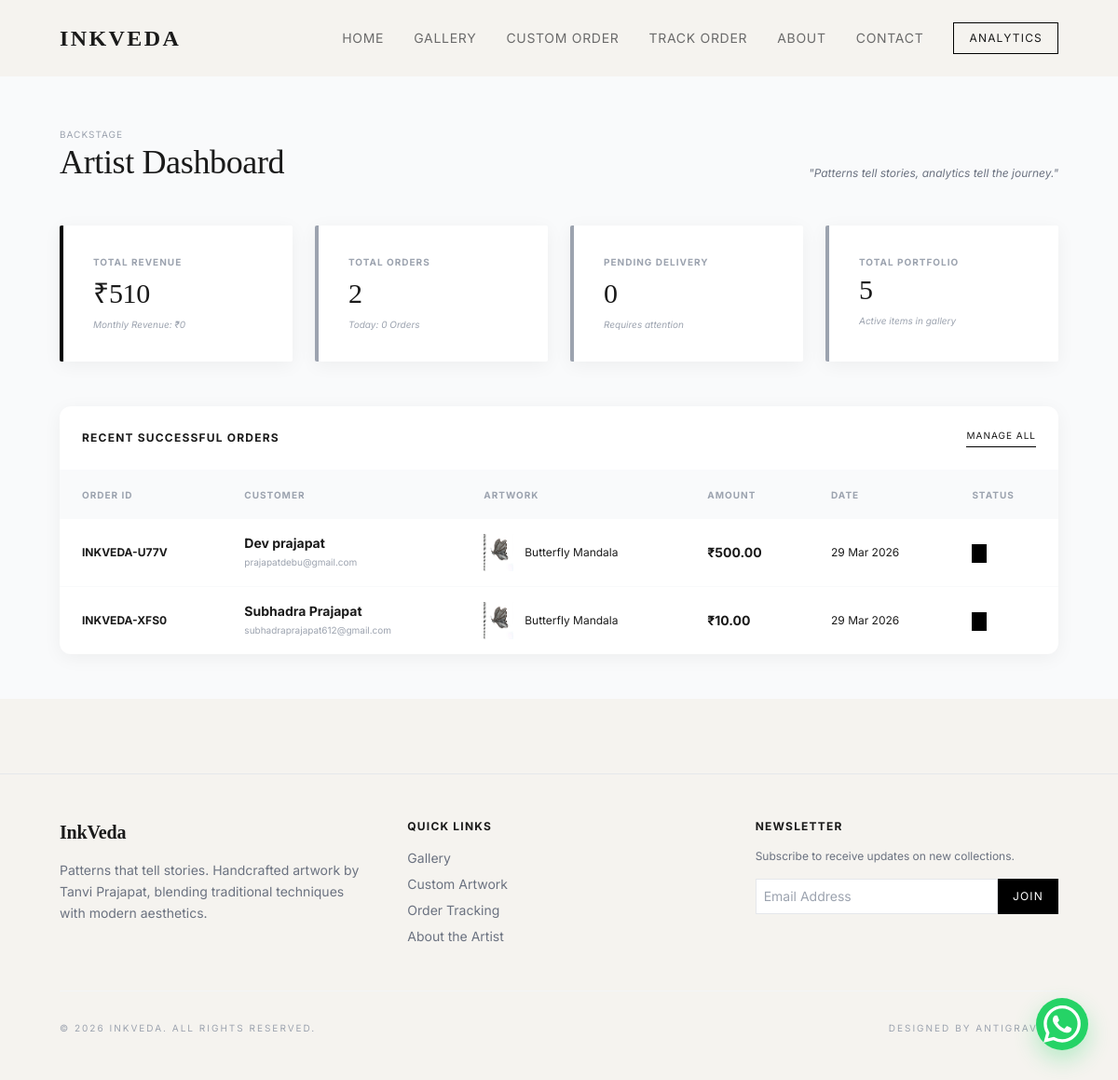
The app's page /admin-analytics/ (signed in) with its own data.
### artworks/models.py (models this page shows, shortened)
class Order(models.Model):
    PAYMENT_METHOD_CHOICES = [
        ('UPI', 'UPI'),
        ('Razorpay', 'Razorpay'),
    ]
    PAYMENT_STATUS_CHOICES = [
        ('Pending', 'Pending Verification'),
        ('Paid', 'Paid'),
        ('Failed', 'Failed'),
    ]
    STATUS_CHOICES = [
        ('Pending', 'Pending'),
        ('Confirmed', 'Confirmed'),
    ]
    order_id = models.CharField(max_length=50, unique=True, editable=False)
    artwork = models.ForeignKey(Artwork, on_delete=models.CASCADE)
    customer_name = models.CharField(max_length=100)
    email = models.EmailField()
    phone = models.CharField(max_length=15)
    address = models.TextField()
    quantity = models.PositiveIntegerField(default=1)
    total_price = models.DecimalField(max_digits=10, decimal_places=2, blank=True, null=True)
    status = models.CharField(max_length=20, choices=STATUS_CHOICES, default='Pending')
    payment_method = models.CharField(max_length=20, choices=PAYMENT_METHOD_CHOICES, default='UPI')
    transaction_id = models.CharField(max_length=100, blank=True, null=True)
    payment_screenshot = models.ImageField(upload_to='payments/', blank=True, null=True)
    payment_status = models.CharField(max_length=20, choices=PAYMENT_STATUS_CHOICES, default='Pending')
    created_at = models.DateTimeField(auto_now_add=True)

class Artwork(models.Model):
    CATEGORY_CHOICES = [
        ('Mandala', 'Mandala'),
        ('Zentangle', 'Zentangle'),
        ('Doodle', 'Doodle'),
        ('Typography', 'Typography'),
    ]
    title = models.CharField(max_length=200)
    description = models.TextField()
    image = models.ImageField(upload_to="artworks/%Y/%m/")
    category = models.CharField(max_length=50, choices=CATEGORY_CHOICES)
    price = models.DecimalField(max_digits=10, decimal_places=2)
    is_available = models.BooleanField(default=True)
    created_at = models.DateTimeField(auto_now_add=True)

### artworks/views.py (the view)
# urls.py: path('admin-analytics/', views.admin_analytics, name='admin_analytics'),
@login_required
@user_passes_test(lambda u: u.is_staff)
def admin_analytics(request):
    total_orders = Order.objects.filter(payment_status='Paid').count()
    total_revenue = Order.objects.filter(payment_status='Paid').aggregate(Sum('total_price'))['total_price__sum'] or 0
    total_artworks = Artwork.objects.count()
    pending_orders = Order.objects.filter(status='Pending', payment_status='Paid').count()
    today = timezone.now().date()
    today_orders = Order.objects.filter(created_at__date=today, payment_status='Paid').count()
    month_start = today.replace(day=1)
    monthly_revenue = Order.objects.filter(created_at__date__gte=month_start, payment_status='Paid').aggregate(Sum('total_price'))['total_price__sum'] or 0
    recent_orders = Order.objects.filter(payment_status='Paid').order_by('-created_at')[:10]
    return render(request, 'artworks/admin_analytics.html', {
        'total_orders': total_orders,
        'total_revenue': total_revenue,
        'total_artworks': total_artworks,
        'pending_orders': pending_orders,
        'today_orders': today_orders,
        'monthly_revenue': monthly_revenue,
        'recent_orders': recent_orders,
    })

### templates/artworks/admin_analytics.html
{% extends 'base.html' %}
{% block content %}
<section class="py-12 px-6 lg:px-16 bg-gray-50 flex-grow">
    <div class="max-w-7xl mx-auto">
        <header class="flex justify-between items-end mb-12">
            <div>
                <span class="text-[10px] uppercase tracking-widest text-gray-400">Backstage</span>
                <h1 class="text-4xl font-serif">Artist Dashboard</h1>
            </div>
            <div class="text-right">
                <p class="text-xs text-gray-500 italic">"Patterns tell stories, analytics tell the journey."</p>
            </div>
        </header>
        <div class="grid grid-cols-1 md:grid-cols-2 lg:grid-cols-4 gap-6 mb-12">
            <div class="bg-white p-8 premium-shadow rounded-sm border-l-4 border-black">
                <p class="text-[10px] uppercase tracking-widest text-gray-400 mb-2 font-bold">Total Revenue</p>
                <h3 class="text-3xl font-serif">₹{{ total_revenue|floatformat:0 }}</h3>
                <p class="text-[10px] text-gray-400 mt-2 italic">Monthly Revenue: ₹{{ monthly_revenue|floatformat:0 }}</p>
            </div>
            <div class="bg-white p-8 premium-shadow rounded-sm border-l-4 border-gray-400">
                <p class="text-[10px] uppercase tracking-widest text-gray-400 mb-2 font-bold">Total Orders</p>
                <h3 class="text-3xl font-serif">{{ total_orders }}</h3>
                <p class="text-[10px] text-gray-400 mt-2 italic">Today: {{ today_orders }} Orders</p>
            </div>
            <div class="bg-white p-8 premium-shadow rounded-sm border-l-4 border-gray-400">
                <p class="text-[10px] uppercase tracking-widest text-gray-400 mb-2 font-bold">Pending Delivery</p>
                <h3 class="text-3xl font-serif">{{ pending_orders }}</h3>
                <p class="text-[10px] text-gray-400 mt-2 italic">Requires attention</p>
            </div>
            <div class="bg-white p-8 premium-shadow rounded-sm border-l-4 border-gray-400">
                <p class="text-[10px] uppercase tracking-widest text-gray-400 mb-1 font-bold">Total Portfolio</p>
                <h3 class="text-3xl font-serif">{{ total_artworks }}</h3>
                <p class="text-[10px] text-gray-400 mt-2 italic">Active items in gallery</p>
            </div>
        </div>
        <div class="bg-white premium-shadow overflow-hidden">
            <div class="p-6 border-b border-gray-50 flex justify-between items-center">
                <h2 class="text-xs uppercase tracking-widest font-bold">Recent Successful Orders</h2>
                <a href="/admin/artworks/order/" class="text-[10px] uppercase tracking-widest border-b border-black pb-1 hover:text-gray-400 hover:border-gray-400 transition">Manage All</a>
            </div>
            <div class="overflow-x-auto">
                <table class="w-full text-left text-sm">
                    <thead class="bg-gray-50 text-[10px] uppercase tracking-widest text-gray-400">
                        <tr>
                            <th class="px-6 py-4 font-bold">Order ID</th>
                            <th class="px-6 py-4 font-bold">Customer</th>
                            <th class="px-6 py-4 font-bold">Artwork</th>
                            <th class="px-6 py-4 font-bold">Amount</th>
                            <th class="px-6 py-4 font-bold">Date</th>
                            <th class="px-6 py-4 font-bold">Status</th>
                        </tr>
                    </thead>
                    <tbody class="divide-y divide-gray-50">
                        {% for order in recent_orders %}
                        <tr class="hover:bg-gray-50/50 transition duration-300">
                            <td class="px-6 py-4 font-bold text-xs">{{ order.order_id }}</td>
                            <td class="px-6 py-4">
                                <p class="font-bold">{{ order.customer_name }}</p>
                                <p class="text-[10px] text-gray-400">{{ order.email }}</p>
                            </td>
                            <td class="px-6 py-4">
                                <div class="flex items-center space-x-3">
                                    <div class="w-8 h-10 bg-gray-100 flex-shrink-0">
                                        <img src="{{ order.artwork.image.url }}" class="w-full h-full object-cover">
                                    </div>
                                    <span class="text-xs">{{ order.artwork.title }}</span>
                                </div>
                            </td>
                            <td class="px-6 py-4 font-bold">₹{{ order.total_price }}</td>
                            <td class="px-6 py-4 text-xs">{{ order.created_at|date:"d M Y" }}</td>
                            <td class="px-6 py-4">
                                <span class="bg-black text-[10px] text-white px-2 py-1 uppercase tracking-widest">{{ order.order_status }}</span>
                            </td>
                        </tr>
                        {% empty %}
                        <tr>
                            <td colspan="6" class="px-6 py-20 text-center italic text-gray-400">No successful orders to display yet.</td>
                        </tr>
                        {% endfor %}
                    </tbody>
                </table>
            </div>
        </div>
    </div>
</section>
{% endblock %}

### templates/base.html (shortened to what this page needs)
<!DOCTYPE html>
<html lang="en">
<head>
    <script src="https://cdn.tailwindcss.com"></script>
</head>
<body class="min-h-screen flex flex-col">
    <nav class="py-6 px-6 lg:px-16 flex justify-between items-center bg-transparent">
        <a href="{% url 'home' %}" class="text-2xl font-serif font-bold tracking-widest uppercase">InkVeda</a>
        <div class="hidden md:flex space-x-8 items-center">
            <a href="{% url 'home' %}" class="nav-link text-sm uppercase tracking-wider">Home</a>
            <a href="{% url 'gallery' %}" class="nav-link text-sm uppercase tracking-wider">Gallery</a>
            <a href="{% url 'custom_order' %}" class="nav-link text-sm uppercase tracking-wider">Custom Order</a>
            <a href="{% url 'track_order' %}" class="nav-link text-sm uppercase tracking-wider">Track Order</a>
            <a href="{% url 'about' %}" class="nav-link text-sm uppercase tracking-wider">About</a>
            <a href="{% url 'contact' %}" class="nav-link text-sm uppercase tracking-wider">Contact</a>
            {% if user.is_staff %}
                <a href="{% url 'admin_analytics' %}" class="px-4 py-2 border border-black text-xs uppercase tracking-widest hover:bg-black hover:text-white transition duration-300">Analytics</a>
            {% endif %}
        </div>
    </nav>
    <main class="flex-grow">
        {% block content %}{% endblock %}
    </main>
    <footer class="py-12 px-6 lg:px-16 border-t border-gray-200 mt-20">
        <div class="max-w-7xl mx-auto grid grid-cols-1 md:grid-cols-3 gap-12">
            <div>
                <h3 class="font-serif text-xl font-bold mb-4">InkVeda</h3>
                <p class="text-sm text-gray-500 leading-relaxed">Patterns that tell stories. Handcrafted artwork by Tanvi Prajapat, blending traditional techniques with modern aesthetics.</p>
            </div>
            <div class="space-y-2">
                <h4 class="text-xs uppercase tracking-widest font-bold mb-4">Quick Links</h4>
                <a href="{% url 'gallery' %}" class="block text-sm text-gray-500 hover:text-black transition">Gallery</a>
                <a href="{% url 'custom_order' %}" class="block text-sm text-gray-500 hover:text-black transition">Custom Artwork</a>
                <a href="{% url 'track_order' %}" class="block text-sm text-gray-500 hover:text-black transition">Order Tracking</a>
                <a href="{% url 'about' %}" class="block text-sm text-gray-500 hover:text-black transition">About the Artist</a>
            </div>
            <div>
                <h4 class="text-xs uppercase tracking-widest font-bold mb-4">Newsletter</h4>
                <p class="text-xs text-gray-500 mb-4">Subscribe to receive updates on new collections.</p>
                <div class="flex">
                    <input type="email" placeholder="Email Address" class="bg-white border text-sm p-2 flex-grow focus:outline-none">
                    <button class="bg-black text-white text-xs px-4 py-2 uppercase tracking-widest transition hover:bg-gray-800">Join</button>
                </div>
            </div>
        </div>
        <div class="max-w-7xl mx-auto mt-12 pt-8 border-t border-gray-100 flex flex-col md:flex-row justify-between items-center text-[10px] uppercase tracking-[0.2em] text-gray-400">
            <p>&copy; 2026 InkVeda. All rights reserved.</p>
            <p>Designed by Antigravity</p>
        </div>
    </footer>
    <a href="https://wa.me/917089089435?text=Hi%20I%20am%20interested%20in%20custom%20art" class="whatsapp-float" target="_blank" title="Chat on WhatsApp">
    </a>
</body>
</html>

### templates/base.html (style rules this page uses)
:root { --bg-primary: #F5F3EF; --text-primary: #1A1A1A; --text-secondary: #6B6B6B; --accent: #C2A878; --border: #E5E5E5; }
body { font-family: 'Inter', sans-serif; background-color: var(--bg-primary); color: var(--text-primary); scroll-behavior: smooth; -webkit-font-smoothing: antialiased; }
.font-serif { font-family: 'Playfair Display', serif; letter-spacing: -0.01em; }
.nav-link { position: relative; color: var(--text-secondary); transition: color 0.3s ease; }
.nav-link::after { content: ''; position: absolute; width: 0; height: 1px; bottom: -4px; left: 0; background-color: var(--accent); transition: width 0.3s ease; }
.premium-shadow { box-shadow: 0 4px 20px rgba(0, 0, 0, 0.05); transition: transform 0.3s ease, box-shadow 0.3s ease; border-radius: 12px; }
.whatsapp-float { position: fixed; width: 56px; height: 56px; bottom: 32px; right: 32px; background-color: #25d366; color: #FFF; border-radius: 50%; display: flex; align-items: center; justify-content: center; box-shadow: 0 10px 25px rgba(37, 211, 102, 0.3); z-index: 1000; transition: all 0.3s ease; }

### records on screen
Order: order_id "INKVEDA-U77V", customer_name "Dev prajapat", email "prajapatdebu@gmail.com", artwork.image (picture), artwork "Butterfly Mandala", total_price "500.00", created_at "29 Mar 2026"
Order: order_id "INKVEDA-XFS0", customer_name "Subhadra Prajapat", email "subhadraprajapat612@gmail.com", artwork.image (picture), artwork "Butterfly Mandala", total_price "10.00", created_at "29 Mar 2026"

### other values on screen
{{ total_revenue|floatformat:0 }} "510"
{{ monthly_revenue|floatformat:0 }} "0"
{{ total_orders }} "2"
{{ today_orders }} "0"
{{ pending_orders }} "0"
{{ total_artworks }} "5"
